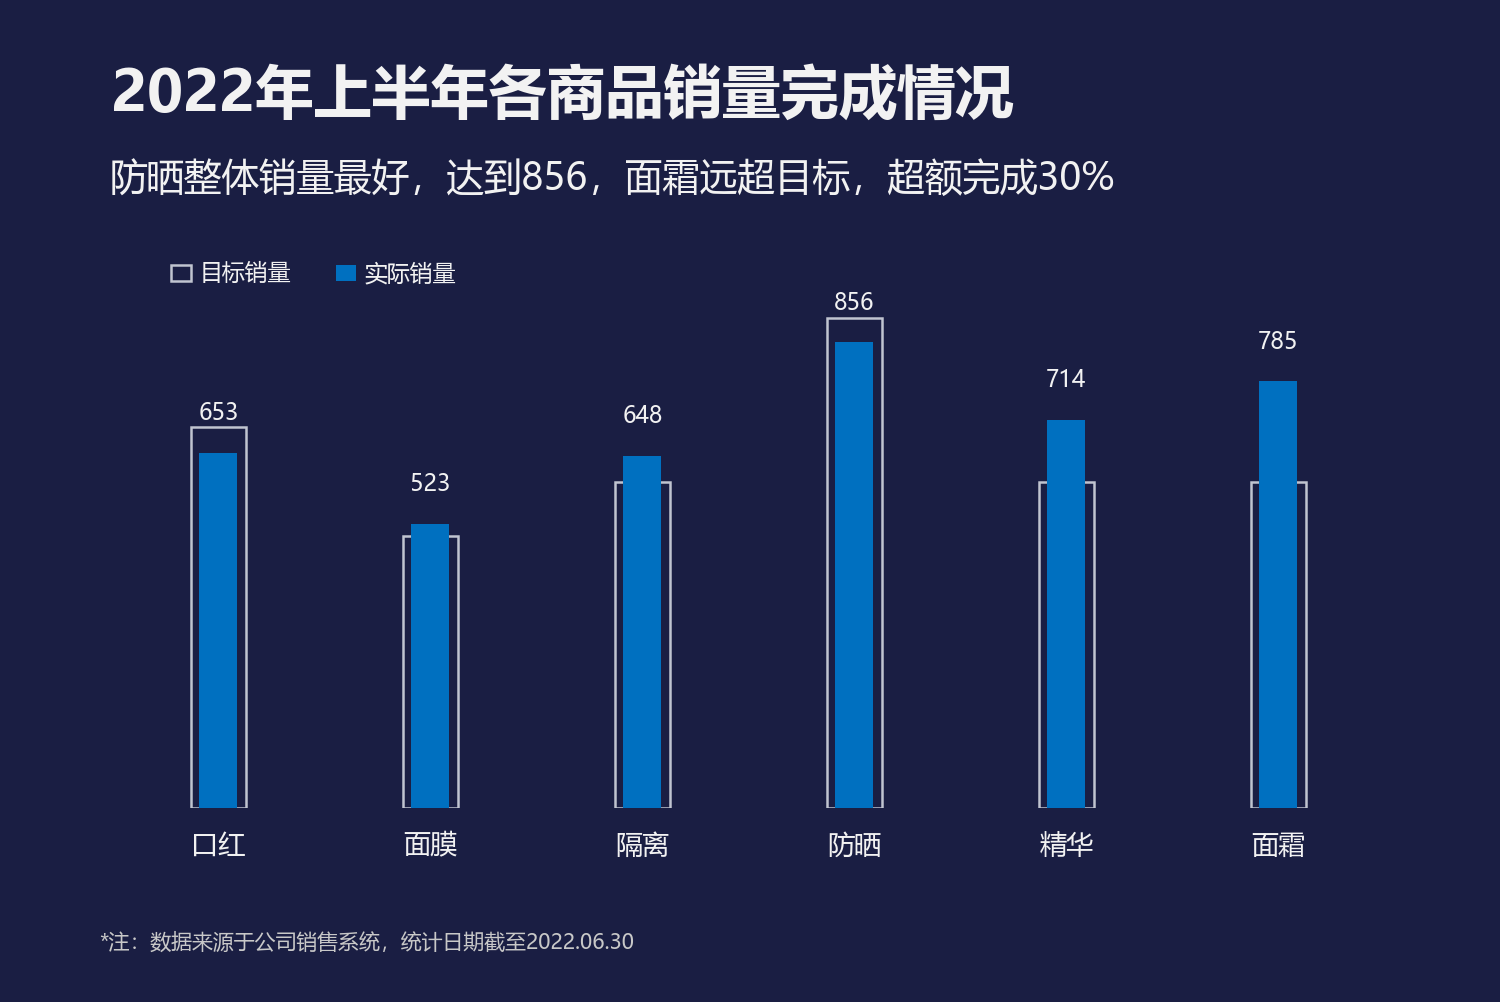

Here is the Python script that generated this plot:
# -*- coding: utf-8 -*-
"""24 目标柱形图 (依据 chart10.xml 复刻主图)

6 组: 目标销量=宽空心灰白线框柱(背景) + 实际销量=窄实心蓝柱(居中叠加)
左轴0-1000(隐藏), 实际柱顶白数值标签, 横轴:口红/面膜/隔离/防晒/精华/面霜
图例(左上): □目标销量 ■实际销量 ; 左上标题/副标题 ; 左下注释 ; 深蓝背景#1A1E43
几何来自 _chart24_obj2.png(2.08x, chart 444.9x297.4) 实测
"""
import matplotlib
matplotlib.use('Agg')
import matplotlib.pyplot as plt
from matplotlib.patches import Rectangle
import numpy as np

plt.rcParams['font.sans-serif'] = ['Microsoft YaHei', 'SimHei', 'Arial Unicode MS']
plt.rcParams['axes.unicode_minus'] = False

BG = '#1A1E43'
BLUE = '#0070C0'
GRAY = '#C0C4D0'   # 目标空心柱边框(灰白)
TXT = '#F2F2F2'

W, H = 444.9, 297.4
x = np.arange(6)
actual = [653, 523, 648, 856, 714, 785]
target = [700, 500, 600, 900, 600, 600]
cats = ['口红', '面膜', '隔离', '防晒', '精华', '面霜']

fig = plt.figure(figsize=(10, 10 * H / W), facecolor=BG)
ax = fig.add_axes([0.0749, 0.193, 0.848, 0.543], facecolor='none')

# 目标柱(宽空心) 在底层
ax.bar(x, target, width=0.26, facecolor='none', edgecolor=GRAY, linewidth=1.2, zorder=2)
# 实际柱(窄实心蓝) 居中叠加
ax.bar(x, actual, width=0.18, color=BLUE, zorder=3)

ax.set_xlim(-0.5, 5.5); ax.set_ylim(0, 1000)
ax.set_yticks([])
for s in ax.spines.values(): s.set_visible(False)
ax.tick_params(axis='x', length=0)
ax.set_xticks(x); ax.set_xticklabels([])
# 横轴分类(fig 精确位置 y=0.156 ≈ 基线下方近处, 与原图 y523/620 一致)
for i, cat in enumerate(cats):
    cx_fig = 0.0749 + (i + 0.5) / 6 * 0.848
    fig.text(cx_fig, 0.156, cat, ha='center', va='center', color=TXT, fontsize=13)

# 实际柱顶白数值标签
for i, v in enumerate(actual):
    ax.text(i, v + 50, str(v), ha='center', va='bottom', color=TXT, fontsize=11)

# 图例(左上, 标题下方): □目标销量  ■实际销量
def legend_item(fx, fy, filled, label):
    w_, h_ = 0.013, 0.016
    if filled:
        fig.add_artist(Rectangle((fx, fy - h_/2), w_, h_, transform=fig.transFigure,
                                 facecolor=BLUE, edgecolor='none'))
    else:
        fig.add_artist(Rectangle((fx, fy - h_/2), w_, h_, transform=fig.transFigure,
                                 facecolor='none', edgecolor=GRAY, lw=1.2))
    fig.text(fx + w_ + 0.006, fy, label, ha='left', va='center', color=TXT, fontsize=11)
legend_item(0.114, 0.727, False, '目标销量')
legend_item(0.224, 0.727, True, '实际销量')

# 标题/副标题(左上)
fig.text(0.074, 0.934, '2022年上半年各商品销量完成情况', ha='left', va='top',
         color=TXT, fontsize=28, fontweight='bold')
fig.text(0.073, 0.840, '防晒整体销量最好，达到856，面霜远超目标，超额完成30%', ha='left', va='top',
         color=TXT, fontsize=18)

# 注释(左下)
fig.text(0.066, 0.060, '*注：数据来源于公司销售系统，统计日期截至2022.06.30', ha='left', va='center',
         color='#C8C8C8', fontsize=10)

plt.savefig('24 目标柱形图.png', dpi=150, facecolor=BG)
print('已生成 24 目标柱形图.png')
